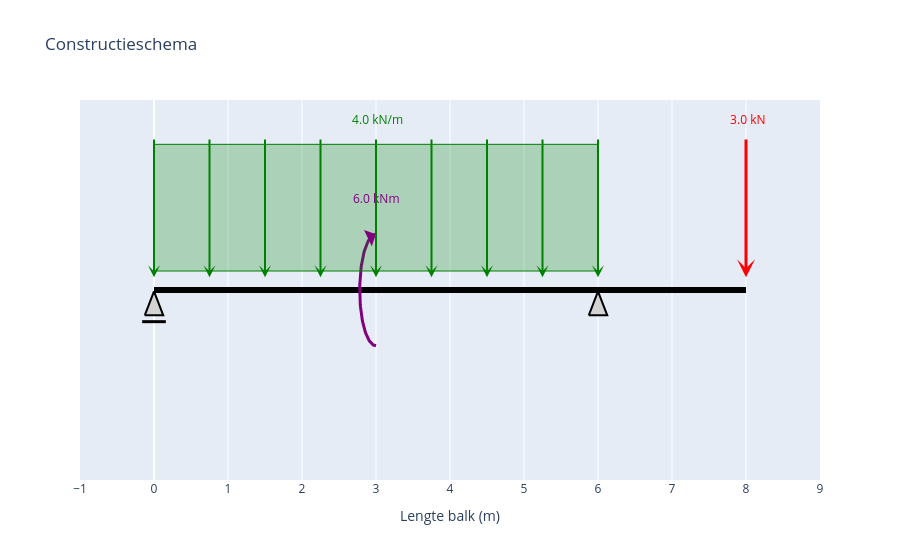

Notebook cell for this chart:
### Code cell
# --- toon de figuren ---
fig_schema = maak_constructieschema_plotly()
fig_schema.show()

### Figure 1 — Plotly figure (JSON) as saved in the notebook; plotly's stock layout.template omitted (floating-point values rounded to 4 significant figures)
{"data": [{"hoverinfo": "skip", "line": {"color": "black", "width": 6}, "mode": "lines", "type": "scatter", "x": [0, 8], "y": [0, 0]}, {"fill": "toself", "fillcolor": "lightgray", "hoverinfo": "skip", "line": {"color": "black", "width": 2}, "mode": "lines", "opacity": 1, "type": "scatter", "x": [-0.125, 0.125, 0, -0.125], "y": [-0.2, -0.2, -0.01, -0.2]}, {"hoverinfo": "skip", "line": {"color": "black", "width": 3}, "mode": "lines", "type": "scatter", "x": [-0.16, 0.16], "y": [-0.25, -0.25]}, {"fill": "toself", "fillcolor": "lightgray", "hoverinfo": "skip", "line": {"color": "black", "width": 2}, "mode": "lines", "opacity": 1, "type": "scatter", "x": [5.875, 6.125, 6, 5.875], "y": [-0.2, -0.2, -0.01, -0.2]}, {"hoverinfo": "skip", "line": {"color": "purple", "width": 3}, "mode": "lines", "type": "scatter", "x": [3, 2.991, 2.983, 2.974, 2.965, 2.957, 2.948, 2.94, 2.931, 2.923, 2.915, 2.907, 2.899, 2.891, 2.884, 2.876, 2.869, 2.862, 2.856, 2.849, 2.843, 2.837, 2.831, 2.826, 2.82, 2.816, 2.811, 2.807, 2.803, 2.799, 2.796, 2.792, 2.79, 2.787, 2.785, 2.784, 2.782, 2.781, 2.78, 2.78, 2.78, 2.78, 2.781, 2.782, 2.784, 2.785, 2.787, 2.79, 2.792, 2.796, 2.799, 2.803, 2.807, 2.811, 2.816, 2.82, 2.826, 2.831, 2.837, 2.843, 2.849, 2.856, 2.862, 2.869, 2.876, 2.884, 2.891, 2.899, 2.907, 2.915, 2.923, 2.931, 2.94, 2.948, 2.957, 2.965, 2.974, 2.983, 2.991, 3], "y": [-0.44, -0.4397, -0.4386, -0.4369, -0.4344, -0.4313, -0.4275, -0.4231, -0.4179, -0.4121, -0.4057, -0.3986, -0.3908, -0.3825, -0.3736, -0.364, -0.3539, -0.3432, -0.332, -0.3203, -0.308, -0.2953, -0.2821, -0.2684, -0.2544, -0.2399, -0.225, -0.2098, -0.1943, -0.1784, -0.1623, -0.1459, -0.1293, -0.1125, -0.09547, -0.07832, -0.06104, -0.04367, -0.02623, -0.008748, 0.008748, 0.02623, 0.04367, 0.06104, 0.07832, 0.09547, 0.1125, 0.1293, 0.1459, 0.1623, 0.1784, 0.1943, 0.2098, 0.225, 0.2399, 0.2544, 0.2684, 0.2821, 0.2953, 0.308, 0.3203, 0.332, 0.3432, 0.3539, 0.364, 0.3736, 0.3825, 0.3908, 0.3986, 0.4057, 0.4121, 0.4179, 0.4231, 0.4275, 0.4313, 0.4344, 0.4369, 0.4386, 0.4397, 0.44]}], "layout": {"annotations": [{"arrowcolor": "red", "arrowhead": 3, "arrowsize": 1, "arrowwidth": 3, "ax": 8, "axref": "x", "ay": 1.2, "ayref": "y", "showarrow": true, "text": "", "x": 8, "xref": "x", "y": 0.1, "yref": "y"}, {"font": {"color": "red"}, "showarrow": false, "text": " 3.0 kN", "x": 8, "y": 1.35}, {"arrowcolor": "purple", "arrowhead": 1, "arrowsize": 1, "arrowwidth": 3, "ax": 2.94, "axref": "x", "ay": 0.4231, "ayref": "y", "showarrow": true, "text": "", "x": 3, "xref": "x", "y": 0.44, "yref": "y"}, {"font": {"color": "purple"}, "showarrow": false, "text": "6.0 kNm", "x": 3, "y": 0.72}, {"arrowcolor": "green", "arrowhead": 3, "arrowsize": 1, "arrowwidth": 2, "ax": 0, "axref": "x", "ay": 1.2, "ayref": "y", "showarrow": true, "text": "", "x": 0, "xref": "x", "y": 0.1, "yref": "y"}, {"arrowcolor": "green", "arrowhead": 3, "arrowsize": 1, "arrowwidth": 2, "ax": 0.75, "axref": "x", "ay": 1.2, "ayref": "y", "showarrow": true, "text": "", "x": 0.75, "xref": "x", "y": 0.1, "yref": "y"}, {"arrowcolor": "green", "arrowhead": 3, "arrowsize": 1, "arrowwidth": 2, "ax": 1.5, "axref": "x", "ay": 1.2, "ayref": "y", "showarrow": true, "text": "", "x": 1.5, "xref": "x", "y": 0.1, "yref": "y"}, {"arrowcolor": "green", "arrowhead": 3, "arrowsize": 1, "arrowwidth": 2, "ax": 2.25, "axref": "x", "ay": 1.2, "ayref": "y", "showarrow": true, "text": "", "x": 2.25, "xref": "x", "y": 0.1, "yref": "y"}, {"arrowcolor": "green", "arrowhead": 3, "arrowsize": 1, "arrowwidth": 2, "ax": 3, "axref": "x", "ay": 1.2, "ayref": "y", "showarrow": true, "text": "", "x": 3, "xref": "x", "y": 0.1, "yref": "y"}, {"arrowcolor": "green", "arrowhead": 3, "arrowsize": 1, "arrowwidth": 2, "ax": 3.75, "axref": "x", "ay": 1.2, "ayref": "y", "showarrow": true, "text": "", "x": 3.75, "xref": "x", "y": 0.1, "yref": "y"}, {"arrowcolor": "green", "arrowhead": 3, "arrowsize": 1, "arrowwidth": 2, "ax": 4.5, "axref": "x", "ay": 1.2, "ayref": "y", "showarrow": true, "text": "", "x": 4.5, "xref": "x", "y": 0.1, "yref": "y"}, {"arrowcolor": "green", "arrowhead": 3, "arrowsize": 1, "arrowwidth": 2, "ax": 5.25, "axref": "x", "ay": 1.2, "ayref": "y", "showarrow": true, "text": "", "x": 5.25, "xref": "x", "y": 0.1, "yref": "y"}, {"arrowcolor": "green", "arrowhead": 3, "arrowsize": 1, "arrowwidth": 2, "ax": 6, "axref": "x", "ay": 1.2, "ayref": "y", "showarrow": true, "text": "", "x": 6, "xref": "x", "y": 0.1, "yref": "y"}, {"font": {"color": "green"}, "showarrow": false, "text": " 4.0 kN/m", "x": 3, "y": 1.35}], "autosize": true, "shapes": [{"fillcolor": "rgba(0,128,0,0.25)", "line": {"color": "green", "width": 1}, "type": "rect", "x0": 0, "x1": 6, "y0": 0.15, "y1": 1.15}], "showlegend": false, "title": {"text": "Constructieschema"}, "xaxis": {"autorange": false, "dtick": 1, "range": [-1, 9], "title": {"text": "Lengte balk (m)"}, "type": "linear"}, "yaxis": {"autorange": false, "range": [-1.5, 1.5], "showgrid": false, "showticklabels": false, "title": {}, "type": "linear", "zeroline": false}}}
